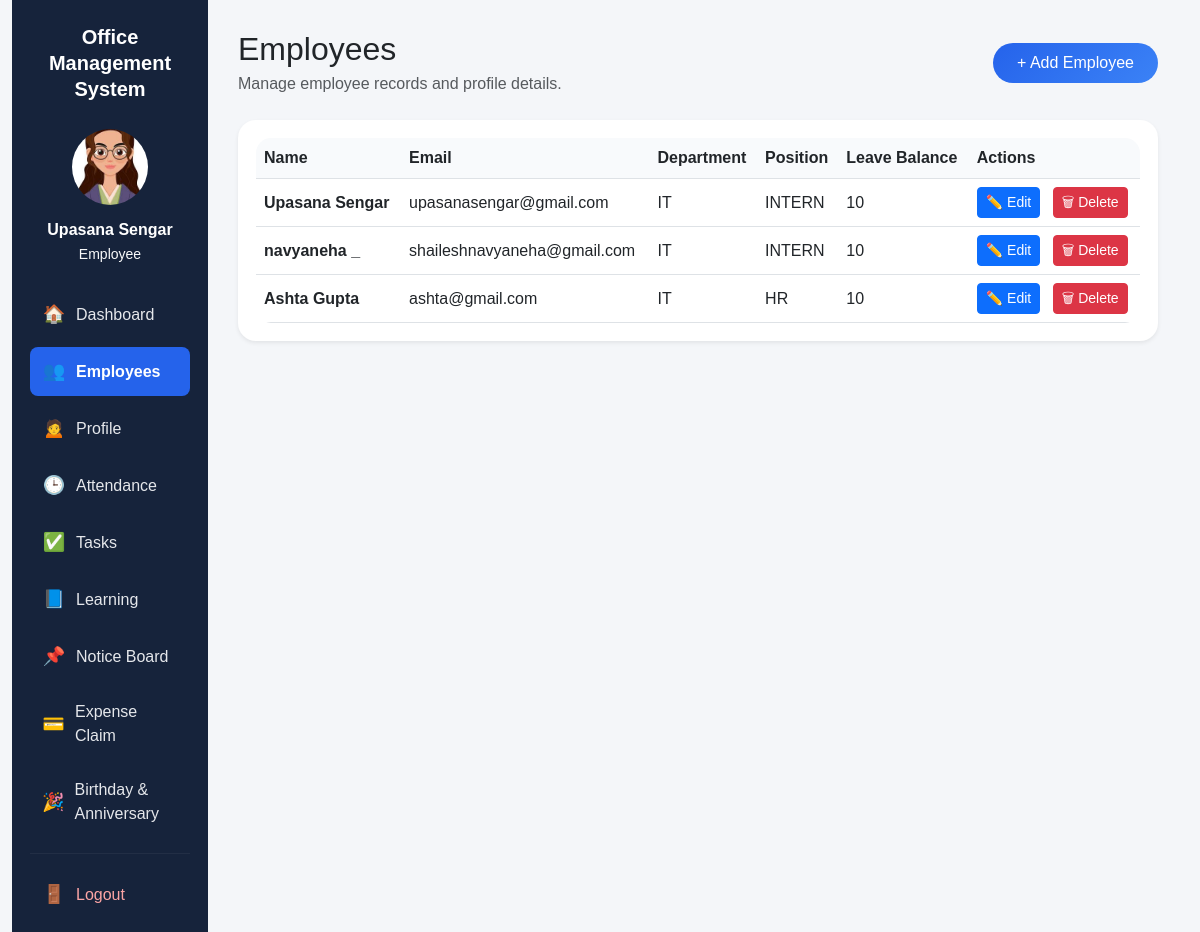
Screenshot of /employees/ (signed in) with the database file from the repository.
### apps/employees/models.py (models this page shows, shortened)
class Employee(models.Model):
    user = models.OneToOneField(User, on_delete=models.CASCADE, null=True, blank=True)
    photo = models.ImageField(upload_to='employees/', blank=True, null=True)
    name = models.CharField(max_length=100)
    email = models.EmailField()
    phone = models.CharField(max_length=20, blank=True, null=True)
    department = models.CharField(max_length=100)
    position = models.CharField(max_length=100, blank=True, null=True)
    about_me = models.TextField(blank=True, null=True, help_text="Employee self-description")
    date_joined = models.DateField(auto_now_add=True)
    leave_balance = models.IntegerField(default=10)

### apps/employees/views.py (the view)
# urls.py: path('', views.employee_list, name='employee_list'),
@login_required
def employee_list(request):
    employees = Employee.objects.all()
    return render(request, 'employees/list.html', {'employees': employees})

### templates/employees/list.html (shortened to what this page needs)
{% extends 'base.html' %}
{% block content %}
<div class="d-flex justify-content-between align-items-center mb-4">
    <div>
        <h2 class="mb-1">Employees</h2>
        <p class="text-muted mb-0">Manage employee records and profile details.</p>
    </div>
    <a href="/employees/add/" class="btn employee-add-btn px-4 py-2 rounded-pill">
        + Add Employee
    </a>
</div>
<div class="card shadow-sm employee-card hover-card p-3">
    <div class="employee-table-wrap">
        <div class="table-responsive">
            <table class="table align-middle mb-0 employee-table">
                <thead>
                    <tr>
                        <th>Name</th>
                        <th>Email</th>
                        <th>Department</th>
                        <th>Position</th>
                        <th>Leave Balance</th>
                        <th>Actions</th>
                    </tr>
                </thead>
                <tbody>
                    {% for employee in employees %}
                    <tr class="employee-row">
                        <td class="fw-semibold">{{ employee.name }}</td>
                        <td>{{ employee.email }}</td>
                        <td>{{ employee.department }}</td>
                        <td>{{ employee.position }}</td>
                        <td>{{ employee.leave_balance }}</td>
                        <td>
                            <a href="/employees/edit/{{ employee.id }}/" class="btn btn-primary btn-sm edit-btn me-2">
                                ✏️ Edit
                            </a>
                            <a href="/employees/delete/{{ employee.id }}/" class="btn btn-danger btn-sm delete-btn">
                                🗑 Delete
                            </a>
                        </td>
                    </tr>
                    {% empty %}
                    <tr>
                        <td colspan="6" class="text-center py-4">No employees found.</td>
                    </tr>
                    {% endfor %}
                </tbody>
            </table>
        </div>
    </div>
</div>
{% endblock %}

### templates/base.html (shortened to what this page needs)
<!DOCTYPE html>
<html>
<head>
    <link href="https://cdn.jsdelivr.net/npm/bootstrap@5.3.0/dist/css/bootstrap.min.css" rel="stylesheet">
</head>
<body>
{% if user.is_authenticated %}
<div class="container-fluid">
    <div class="row g-0">
        <div class="col-md-2 sidebar">
            <div class="sidebar-title">
                Office<br>Management<br>System
            </div>
            <div class="profile-box">
                {% if request.user.employee and request.user.employee.photo %}
                    <img src="{{ request.user.employee.photo.url }}" alt="Profile Photo">
                {% else %}
                    <div class="profile-placeholder">👤</div>
                {% endif %}
                <div class="fw-bold">
                    {% if request.user.employee %}
                        {{ request.user.employee.name }}
                    {% else %}
                        {{ request.user.username }}
                    {% endif %}
                </div>
                <small class="text-light">Employee</small>
            </div>
            <div class="sidebar-nav">
                <a href="/dashboard/" class="{% if '/dashboard/' in request.path %}active-link{% endif %}">
                    <span class="sidebar-icon">🏠</span><span>Dashboard</span>
                </a>
                <a href="/employees/" class="{% if request.path == '/employees/' %}active-link{% endif %}">
                    <span class="sidebar-icon">👥</span><span>Employees</span>
                </a>
                <a href="/employees/profile/" class="{% if '/employees/profile/' in request.path %}active-link{% endif %}">
                    <span class="sidebar-icon">🙍</span><span>Profile</span>
                </a>
                <a href="/attendance/" class="{% if request.path == '/attendance/' %}active-link{% endif %}">
                    <span class="sidebar-icon">🕒</span><span>Attendance</span>
                </a>
                <a href="/tasks/" class="{% if '/tasks/' in request.path %}active-link{% endif %}">
                    <span class="sidebar-icon">✅</span><span>Tasks</span>
                </a>
                <a href="/learning/" class="{% if '/learning/' in request.path %}active-link{% endif %}">
                    <span class="sidebar-icon">📘</span><span>Learning</span>
                </a>
                <a href="/notices/" class="{% if '/notices/' in request.path %}active-link{% endif %}">
                    <span class="sidebar-icon">📌</span><span>Notice Board</span>
                </a>
                <a href="/expenses/" class="{% if '/expenses/' in request.path %}active-link{% endif %}">
                    <span class="sidebar-icon">💳</span><span>Expense Claim</span>
                </a>
                <a href="/birthday-anniversary/" class="{% if '/birthday-anniversary/' in request.path %}active-link{% endif %}">
                    <span class="sidebar-icon">🎉</span><span>Birthday & Anniversary</span>
                </a>
                <hr style="border-color: rgba(255,255,255,0.2);">
                <a href="/accounts/logout/" style="color:#fca5a5;">
                    <span class="sidebar-icon">🚪</span><span>Logout</span>
                </a>
            </div>
        </div>
        <div class="col-md-10 main-content">
            {% block content %}{% endblock %}
        </div>
    </div>
</div>
{% else %}
<div class="container mt-5">
    {% block login_content %}{% endblock %}
</div>
{% endif %}
</body>
</html>

### templates/base.html (style rules this page uses)
html { scroll-behavior: smooth; }
body { background-color: #f4f6f9; margin: 0; font-family: Arial, sans-serif; }
.sidebar { min-height: 100vh; background: #16233b; color: white; padding: 24px 18px; }
.sidebar-title { text-align: center; font-size: 20px; font-weight: 700; line-height: 1.3; margin-bottom: 24px; }
.profile-box { text-align: center; margin-bottom: 24px; }
.profile-box img, .profile-placeholder { width: 82px; height: 82px; border-radius: 50%; object-fit: cover; margin-bottom: 10px; transition: transform 0.25s ease, box-shadow 0.25s ease, border 0.25s ease; border: 3px solid transparent; }
.sidebar-nav a { display: flex; align-items: center; gap: 10px; color: #e5e7eb; padding: 11px 12px; margin-bottom: 8px; text-decoration: none; border-radius: 8px; transition: background 0.25s ease, color 0.25s ease, transform 0.2s ease; }
.sidebar-nav a.active-link { background: #2563eb; font-weight: 600; color: white; }
.sidebar-icon { width: 24px; text-align: center; font-size: 18px; transition: transform 0.2s ease, filter 0.2s ease; }
.main-content { padding: 30px; min-height: 100vh; }
.hover-card { transition: transform 0.22s ease, box-shadow 0.22s ease, border-color 0.22s ease; border: 1px solid transparent; }

### templates/employees/list.html (style rules this page uses)
.employee-card { border-radius: 18px; }
.employee-add-btn { background: linear-gradient(135deg, #2563eb, #3b82f6); border: none; color: white; transition: transform 0.2s ease, box-shadow 0.2s ease, filter 0.2s ease; }
.employee-table-wrap { border-radius: 16px; overflow: hidden; transition: box-shadow 0.22s ease, border-color 0.22s ease; border: 1px solid transparent; }
.employee-row { transition: background 0.22s ease, box-shadow 0.22s ease, transform 0.18s ease; }
.edit-btn { transition: transform 0.18s ease, background 0.18s ease, box-shadow 0.18s ease, filter 0.18s ease; }
.delete-btn { transition: transform 0.18s ease, background 0.18s ease, box-shadow 0.18s ease; }
.employee-table th { background: #f8fafc; }

### rows the page displays
Employee: name "Upasana Sengar", email "upasanasengar@gmail.com", department "IT", position "INTERN", leave_balance "10"
Employee: name "navyaneha _", email "shaileshnavyaneha@gmail.com", department "IT", position "INTERN", leave_balance "10"
Employee: name "Ashta Gupta", email "ashta@gmail.com", department "IT", position "HR", leave_balance "10"

### other values shown
{{ request.user.employee.name }} "Upasana Sengar"
